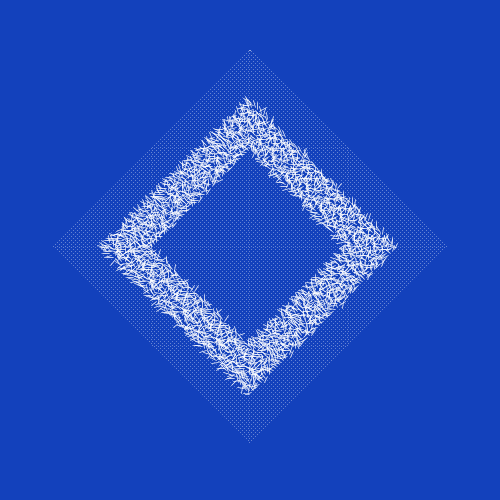
Frame 1 (no input)
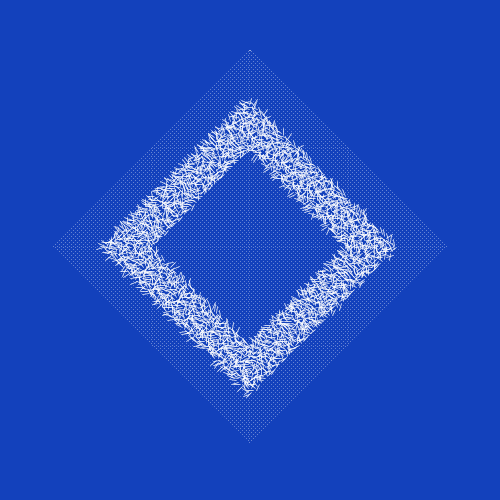
Frame 60 (the mouse pressed at the canvas centre just before this capture)
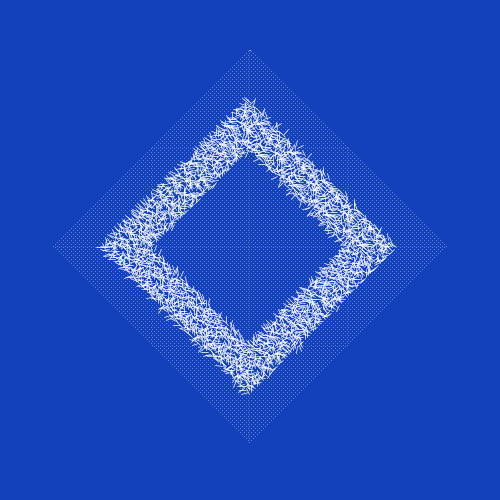
Frame 120 (the mouse held since frame 60 and released just before this capture)

The Processing sketch that drew these frames (run headless with seeded random() and noise(); from frame 60 on, the mouse is pressed at the canvas centre):

// Processing sketch: sketch_02052017
// ── sketch_02052017.pde
float inc = 100;
float scl = 1;
float cols, rows;

float zoff = 0;

void setup(){
  size(500,500);
  cols = floor(400/scl);
  rows = floor(400/scl);
}

void draw(){
  background(19,65,188);
  translate(width/2,50);
  rotate(PI/4);
  scale(0.7);
  float yoff = 0;
  for(float y = 0; y<rows; y+=4){
    float xoff = 0;
    for(float x = 0; x<cols; x+=4){
      float angle = noise(xoff, yoff, zoff) * TWO_PI;
      float r = noise(xoff, yoff) * 255;
      PVector v =  PVector.fromAngle(angle);
      xoff += inc;
      stroke(255);
      pushMatrix();
      translate(x*scl, y*scl);
      if(x>=50 && x<=350 && y>=50 && y<=100){
        rotate(v.heading());
        line(0,0,scl*10,0);
      }else if(x>=300 && x<=350 && y>=50 && y<=350){
        rotate(v.heading());
       line(0,0,scl*10,0);
      }else if(x>=50 && x<=350 && y>=300 && y<=350){
        rotate(v.heading());
       line(0,0,scl*10,0);
      }else if(x>=50 && x<=100 && y>=50 && y<=350){
        rotate(v.heading());
       line(0,0,scl*10,0);
      }else{
      point(0,0);
      }
      popMatrix();
      
    }
    yoff+=inc;
    zoff +=0.05;
  }
}
